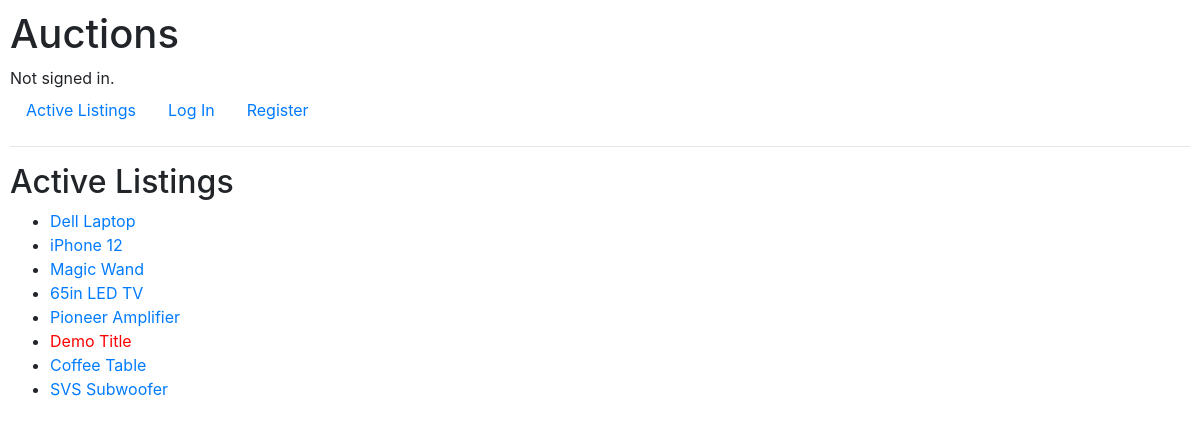
Before: / with the older database file.
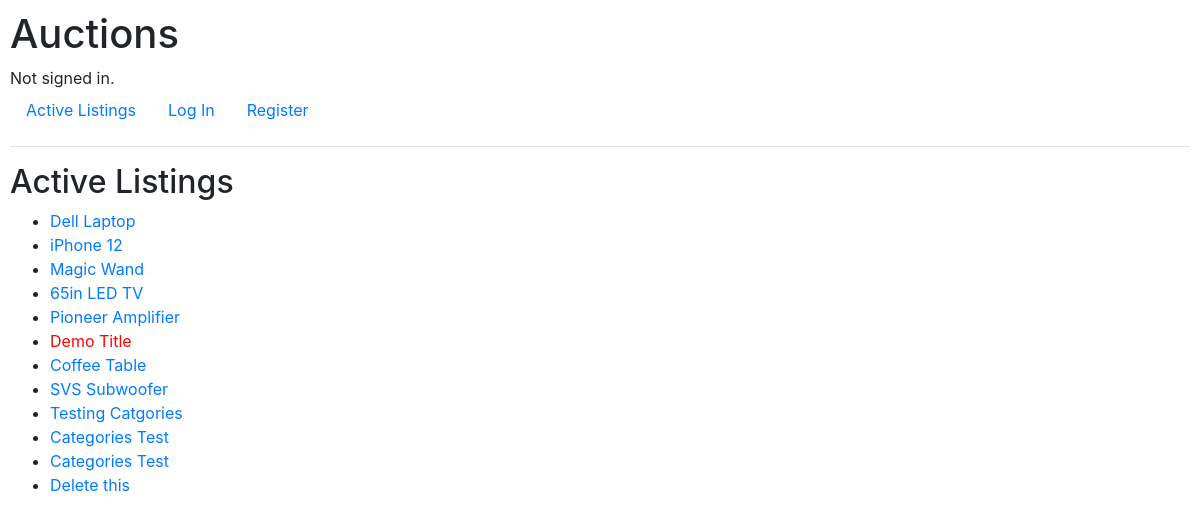
After: the same page with the newer database file.
### auctions/models.py (models this page shows, shortened)
class Listing(models.Model):
    title = models.CharField(max_length= 30)
    description = models.CharField(max_length= 200)
    creator = models.ForeignKey(User, on_delete=models.CASCADE, related_name="user", null=True)
    bid = models.ManyToManyField("Bid", related_name="current_bid", null=True)
    bidders = models.ManyToManyField(User, blank=True, related_name="buyers")
    pub_date = models.DateField(default=date.today)
    mod_date = models.DateField(default=date.today)
    comments = models.ManyToManyField("Comment", related_name="listing_comments", null=True, blank=True)
    category = models.ManyToManyField("Category", related_name="listing_category", null=True)
    active = models.BooleanField(default=True)

### auctions/views.py (the view)
# urls.py: path("", views.index, name="index"),
def index(request):
    listings = Listing.objects.all()
    return render(request, "auctions/index.html", {"listings": listings})

### auctions/templates/auctions/index.html
{% extends "auctions/layout.html" %}
{% block body %}
    <h2>Active Listings</h2>
    <ul>
        {% for listing in listings %}
            {% if listing.active == True %}
                <li><a href="listings/{{listing.id}}">{{listing.title}}</a></li>
            {% else %}
                <li><a href="listings/{{listing.id}}" style="color:red;">{{listing.title}}</a></li>
            {% endif %}
        {% endfor %}
    </ul>
{% endblock %}

Changed rows visible on the page:
added Listing: title "Testing Catgories"
added Listing: title "Categories Test"
added Listing: title "Categories Test"
added Listing: title "Delete this"
